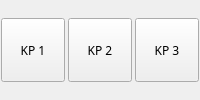
                       <widget class="QWidget" name="numRow3_2" native="true">
                        <property name="sizePolicy">
                         <sizepolicy hsizetype="Preferred" vsizetype="Preferred">
                          <horstretch>0</horstretch>
                          <verstretch>0</verstretch>
                         </sizepolicy>
                        </property>
                        <layout class="QHBoxLayout" name="horizontalLayout_37">
                         <property name="spacing">
                          <number>2</number>
                         </property>
                         <property name="leftMargin">
                          <number>0</number>
                         </property>
                         <property name="topMargin">
                          <number>0</number>
                         </property>
                         <property name="rightMargin">
                          <number>0</number>
                         </property>
                         <property name="bottomMargin">
                          <number>0</number>
                         </property>
                         <item>
                          <widget class="QPushButton" name="btn_kp1">
                           <property name="sizePolicy">
                            <sizepolicy hsizetype="Fixed" vsizetype="Fixed">
                             <horstretch>0</horstretch>
                             <verstretch>0</verstretch>
                            </sizepolicy>
                           </property>
                           <property name="minimumSize">
                            <size>
                             <width>64</width>
                             <height>64</height>
                            </size>
                           </property>
                           <property name="maximumSize">
                            <size>
                             <width>64</width>
                             <height>64</height>
                            </size>
                           </property>
                           <property name="font">
                            <font>
                             <family>TF2 Build</family>
                             <italic>false</italic>
                             <bold>false</bold>
                             <stylestrategy>PreferDefault</stylestrategy>
                            </font>
                           </property>
                           <property name="cursor">
                            <cursorShape>PointingHandCursor</cursorShape>
                           </property>
                           <property name="text">
                            <string>KP 1</string>
                           </property>
                           <property name="autoRepeat">
                            <bool>false</bool>
                           </property>
                           <property name="autoDefault">
                            <bool>false</bool>
                           </property>
                           <property name="default">
                            <bool>false</bool>
                           </property>
                           <property name="flat">
                            <bool>false</bool>
                           </property>
                           <attribute name="buttonGroup">
                            <string notr="true">keybButtons</string>
                           </attribute>
                          </widget>
                         </item>
                         <item>
                          <widget class="QPushButton" name="btn_kp2">
                           <property name="sizePolicy">
                            <sizepolicy hsizetype="Fixed" vsizetype="Fixed">
                             <horstretch>0</horstretch>
                             <verstretch>0</verstretch>
                            </sizepolicy>
                           </property>
                           <property name="minimumSize">
                            <size>
                             <width>64</width>
                             <height>64</height>
                            </size>
                           </property>
                           <property name="maximumSize">
                            <size>
                             <width>64</width>
                             <height>64</height>
                            </size>
                           </property>
                           <property name="font">
                            <font>
                             <family>TF2 Build</family>
                             <italic>false</italic>
                             <bold>false</bold>
                             <stylestrategy>PreferDefault</stylestrategy>
                            </font>
                           </property>
                           <property name="cursor">
                            <cursorShape>PointingHandCursor</cursorShape>
                           </property>
                           <property name="text">
                            <string>KP 2</string>
                           </property>
                           <property name="autoRepeat">
                            <bool>false</bool>
                           </property>
                           <property name="autoDefault">
                            <bool>false</bool>
                           </property>
                           <property name="default">
                            <bool>false</bool>
                           </property>
                           <property name="flat">
                            <bool>false</bool>
                           </property>
                           <attribute name="buttonGroup">
                            <string notr="true">keybButtons</string>
                           </attribute>
                          </widget>
                         </item>
                         <item>
                          <widget class="QPushButton" name="btn_kp3">
                           <property name="sizePolicy">
                            <sizepolicy hsizetype="Fixed" vsizetype="Fixed">
                             <horstretch>0</horstretch>
                             <verstretch>0</verstretch>
                            </sizepolicy>
                           </property>
                           <property name="minimumSize">
                            <size>
                             <width>64</width>
                             <height>64</height>
                            </size>
                           </property>
                           <property name="maximumSize">
                            <size>
                             <width>64</width>
                             <height>64</height>
                            </size>
                           </property>
                           <property name="font">
                            <font>
                             <family>TF2 Build</family>
                             <italic>false</italic>
                             <bold>false</bold>
                             <stylestrategy>PreferDefault</stylestrategy>
                            </font>
                           </property>
                           <property name="cursor">
                            <cursorShape>PointingHandCursor</cursorShape>
                           </property>
                           <property name="text">
                            <string>KP 3</string>
                           </property>
                           <property name="autoRepeat">
                            <bool>false</bool>
                           </property>
                           <property name="autoDefault">
                            <bool>false</bool>
                           </property>
                           <property name="default">
                            <bool>false</bool>
                           </property>
                           <property name="flat">
                            <bool>false</bool>
                           </property>
                           <attribute name="buttonGroup">
                            <string notr="true">keybButtons</string>
                           </attribute>
                          </widget>
                         </item>
                        </layout>
                       </widget>
